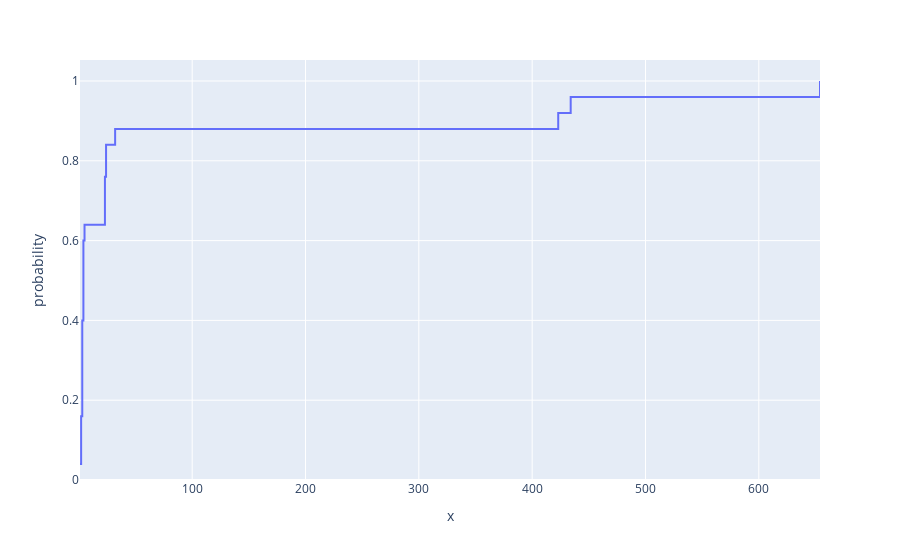

The code cell stored with this chart in its notebook:
### Code cell
df = px.data.tips()
x = [1,2,3,3,3,32,3,4,2,4,2,4,24,23,423,4,23,4,23,3,3,24,5,434,654]
fig = px.ecdf(x=x)
fig.show()

### Figure 1 — Plotly figure (JSON) as saved in the notebook; plotly's stock layout.template omitted (floating-point values rounded to 4 significant figures)
{"data": [{"hovertemplate": "x=%{x}<br>probability=%{y}<extra></extra>", "legendgroup": "", "line": {"dash": "solid", "shape": "hv"}, "marker": {"color": "#636efa", "symbol": "circle"}, "mode": "lines", "name": "", "orientation": "v", "showlegend": false, "type": "scatter", "x": [1, 2, 2, 2, 3, 3, 3, 3, 3, 3, 4, 4, 4, 4, 4, 5, 23, 23, 23, 24, 24, 32, 423, 434, 654], "xaxis": "x", "y": [0.04, 0.08, 0.12, 0.16, 0.2, 0.24, 0.28, 0.32, 0.36, 0.4, 0.44, 0.48, 0.52, 0.56, 0.6, 0.64, 0.68, 0.72, 0.76, 0.8, 0.84, 0.88, 0.92, 0.96, 1], "yaxis": "y"}], "layout": {"legend": {"tracegroupgap": 0}, "margin": {"t": 60}, "xaxis": {"anchor": "y", "domain": [0, 1], "title": {"text": "x"}}, "yaxis": {"anchor": "x", "domain": [0, 1], "rangemode": "tozero", "title": {"text": "probability"}}}}
